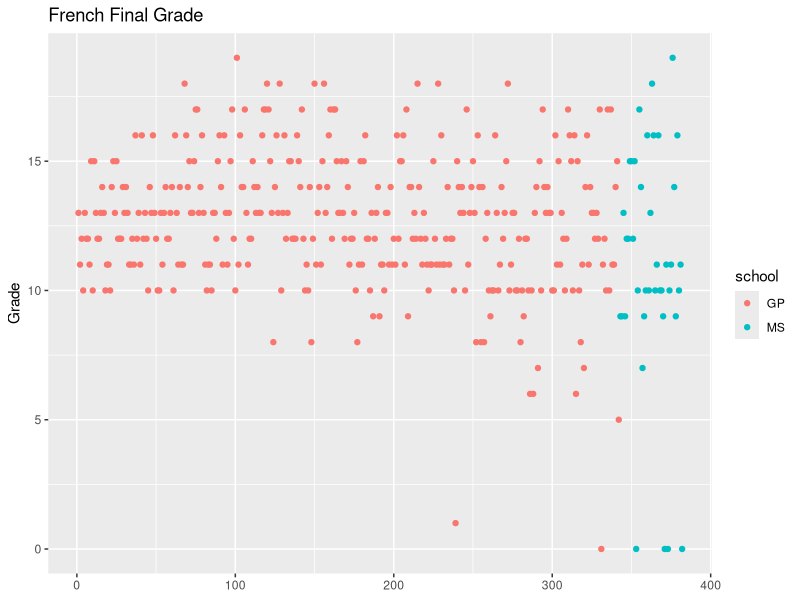
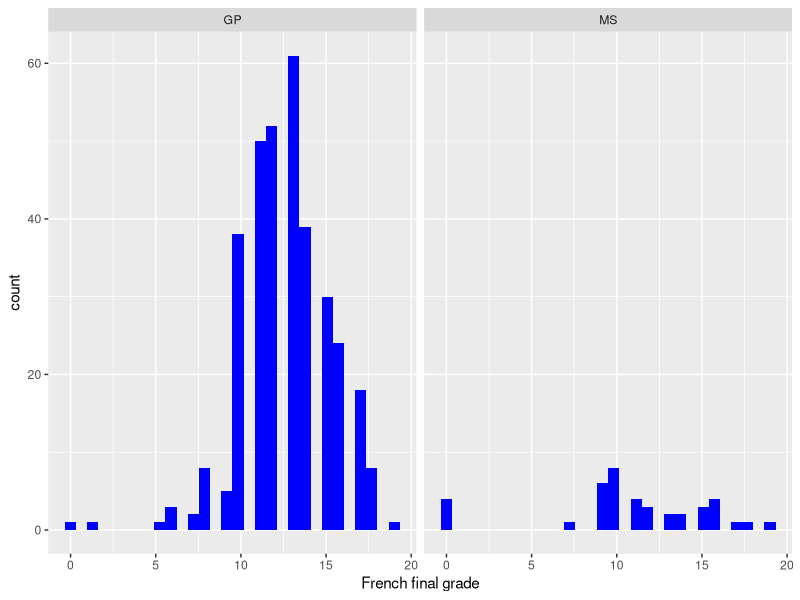
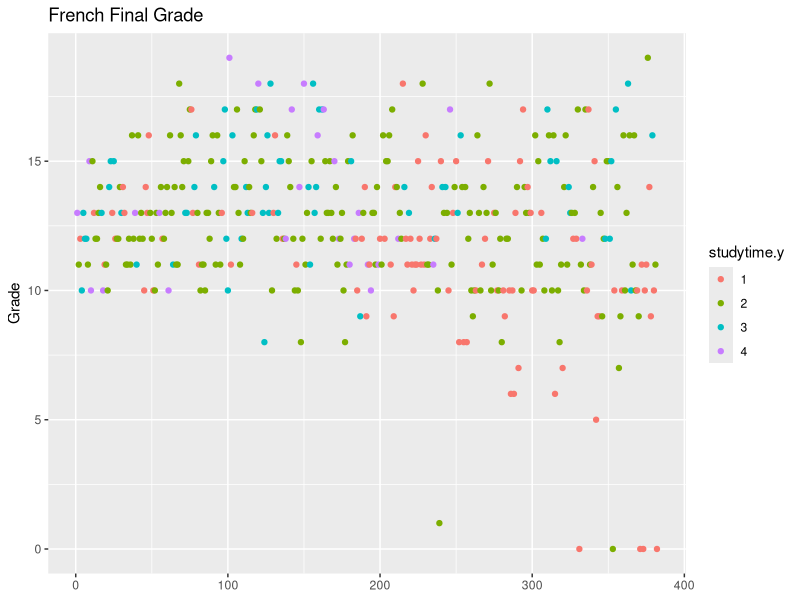
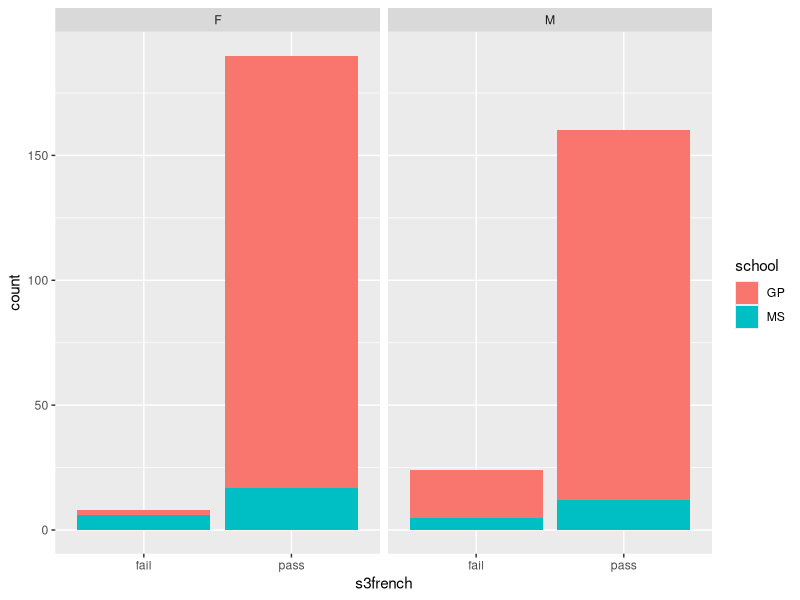

The R source for these figures, in order:
## ---- chunk 1
knitr::opts_chunk$set(echo = TRUE, fig.align = "center")
library(tidyverse)
library(caret)
library(MASS)
## ---- chunk 2
#setting working directory
setwd('~/MSU/Msc Mathematics/Statistical programming for Data Science/Final project')

#Read the data
math<-read.table("student-mat.csv",sep=";",header=TRUE)
french<-read.table("student-fre.csv",sep=";",header=TRUE)

#Properly code numeric columns representing levels.
math <- math%>%
  mutate(across(c(7,8,13,14,15,24,25,26,27,28,29),as.factor))

french <- french%>%
  mutate(across(c(7,8,13,14,15,24,25,26,27,28,29), as.factor))

data<-merge(math,french,by=c("school","sex","age","address","famsize","Pstatus",
                             "Medu","Fedu","Mjob", "Fjob","reason","nursery","internet"))

#Check the number of rows
nrow(data)

#Check dimension of the individual sets before merging
dim(math)
dim(french)

#The merged data set dimensions
dim(data)

## ---- chunk 3

data<-data%>%
  rename(s1math = S1.x, s2math = S2.x, s3math = S3.x, 
         s1french = S1.y, s2french = S2.y, s3french = S3.y)

#change the french score into a binary 
data%>%
  ggplot(aes(y = s3french, x = 1:nrow(data)))+
  geom_point(aes(color = school))+
  labs(title = "French Final Grade",
       y = "Grade",
       x = NULL)
## ---- chunk 4
table(data$school)
## ---- chunk 5
data%>%
  ggplot(aes(s3french))+
  geom_histogram(fill = "blue")+
  facet_wrap(~school)+
  labs(x = "French final grade")
## ---- chunk 6
data%>%
  ggplot(aes(y = s3french, x = 1:nrow(data)))+
  geom_point(aes(color = studytime.y))+
  labs(title = "French Final Grade",
       y = "Grade",
       x = NULL)
## ---- chunk 7
#French final and math final
cor(data$s3french, data$s3math)

#French final and second period grade
cor(data$s3french, data$s2french)

#French final and first period grade
cor(data$s3french, data$s1french)
## ---- chunk 8
model1<-lm(s3french ~ ., data = data)
## ---- chunk 9
model2<- lm(s3french ~ school + sex + age + Pstatus + Mjob + reason + internet + 
    guardian.x + failures.x + Dalc.x + absences.x + s1math + 
    traveltime.y + studytime.y + failures.y + absences.y + s1french + 
    s2french, data = data)

summary(model2)
## ---- chunk 10
#Subset the data to remain with only the significant variables
data1<-data[ ,c(1,2,3,6,9,11,13,14,17,27,30,31,35,36,37,50,51,52,53)]

#Convert final french grade to a binary response
data1$s3french<-ifelse(data1$s3french>=10, "pass", "fail") 

#Barplot of final french grade as a binary
data1%>%
  ggplot(aes(s3french))+
  geom_bar(aes(fill = school))+
  facet_wrap(~sex)

## ---- chunk 11
#Check s3french class
class(data1$s3french)

#Convert french final grade from character to factor 
data1$s3french<-as.factor(data1$s3french)

#splitting the data
index <- 1:nrow(data1)
set.seed(1)
train_index <- sample(index, round(length(index)*0.8))
train_set <- data1[train_index,]
test_set <- data1[-train_index,]


#Logistic regression with all variables (significant)
logit.model <- glm(s3french ~.,family=binomial(link='logit'), data = train_set)

## ---- chunk 12
summary(logit.model)
## ---- chunk 13
#Calculating the probability for s3french for test data set
test_probs <- predict(logit.model, newdata = test_set, type="response")

# Calculating the predicted class
test_preds <- ifelse(test_probs >.5, "pass", "fail")


#using relevel to arrange the levels
test_set$s3french<-relevel(test_set$s3french, ref = "pass")

# Show confusion matrix
confusionMatrix(as.factor(test_preds),test_set$s3french)
## ---- chunk 14
#Remove s1french and s2french columns
data2<-data1[-c(17,18)]


#splitting the data
index.1 <- 1:nrow(data2)
set.seed(2)
train_index.1 <- sample(index.1, round(length(index.1)*0.8))
train_set.1 <- data2[train_index.1,]
test_set.1 <- data2[-train_index.1,]


#Logistic regression with all variables (significant)
logit.model.1 <- glm(s3french ~.,family=binomial(link='logit'), data = train_set.1)

summary(logit.model.1)

#Calculating the probability for s3french for test data set
test_probs.1 <- predict(logit.model.1, newdata = test_set.1, type="response")

# Calculating the predicted class
test_preds.1 <- ifelse(test_probs.1 >.5, "pass", "fail")


#using relevel to arrange the levels
test_set.1$s3french<-relevel(test_set.1$s3french, ref = "pass")

# Show confusion matrix
confusionMatrix(as.factor(test_preds.1),test_set.1$s3french)

